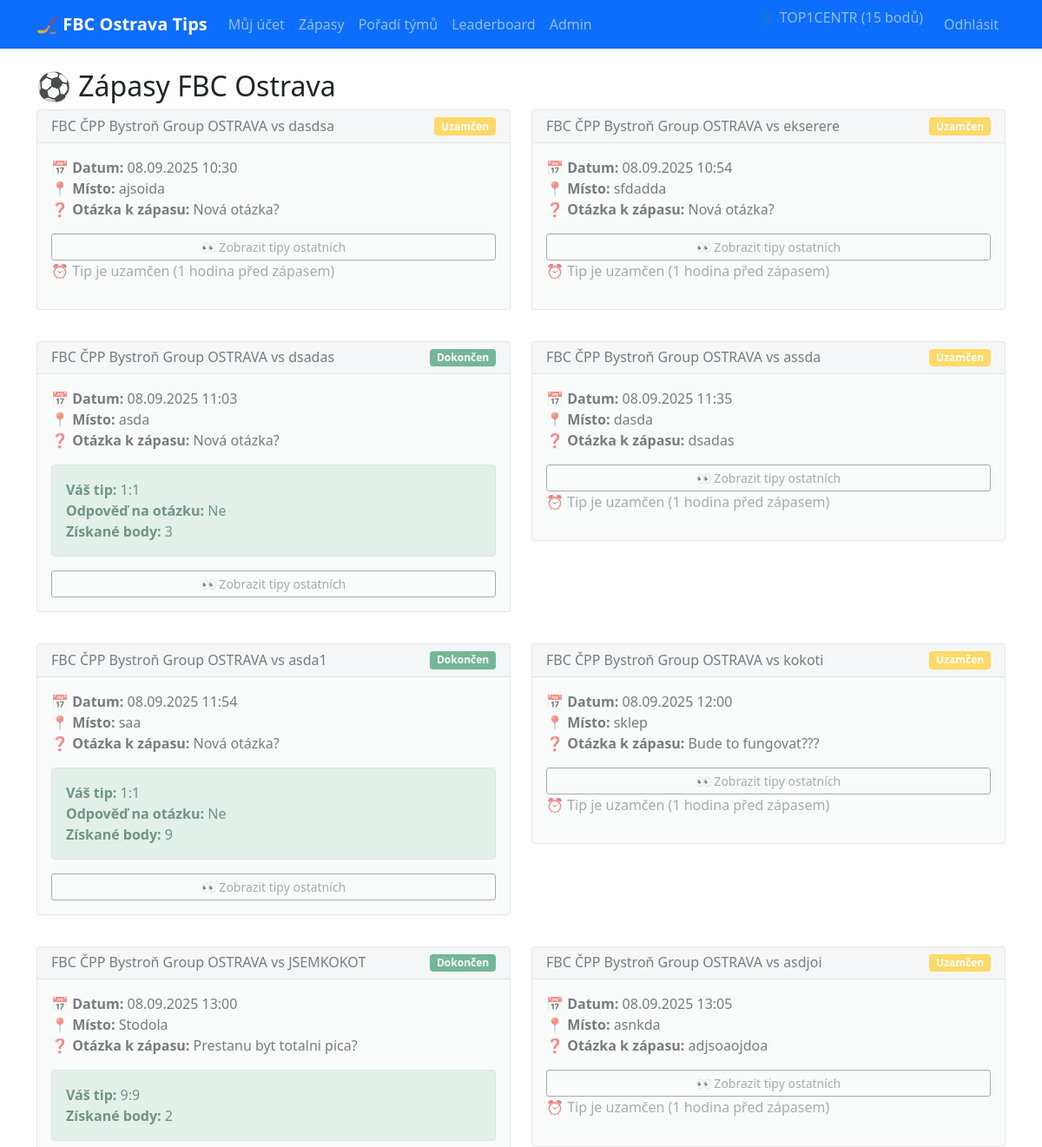
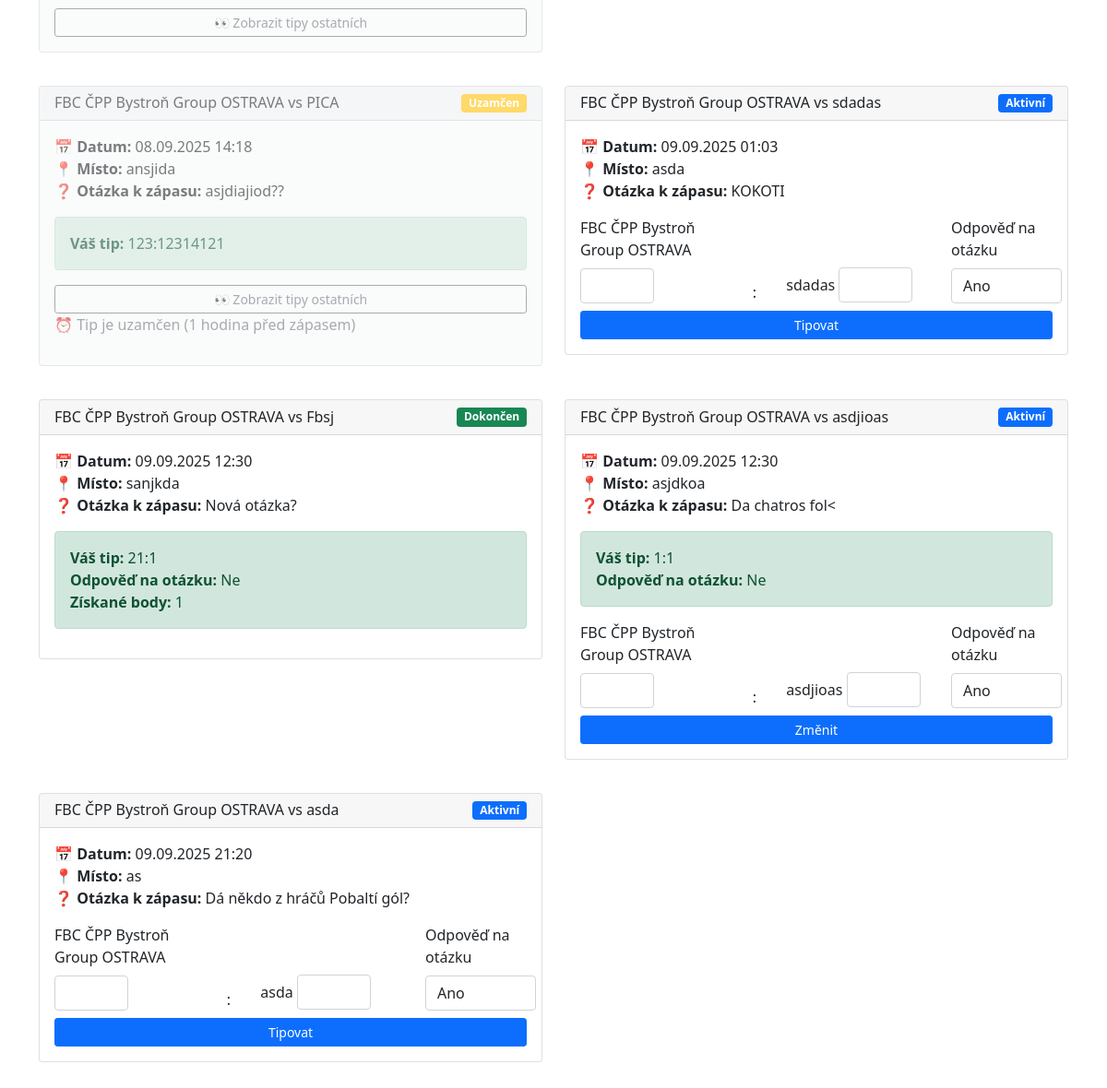
/zapasy/ (signed in), run on the app's committed database (2 pictures, top to bottom).
### tipovani/models.py (models this page shows, shortened)
class UserProfile(models.Model):
    user = models.OneToOneField(User, on_delete=models.CASCADE)
    points = models.IntegerField(default=0)

class Match(models.Model):
    home_team = models.CharField(max_length=100, default="FBC ČPP Bystroň Group OSTRAVA")
    opponent = models.CharField(max_length=100)
    datetime = models.DateTimeField()
    location = models.CharField(max_length=200)
    home_score = models.IntegerField(null=True, blank=True)
    away_score = models.IntegerField(null=True, blank=True)
    is_finished = models.BooleanField(default=False)
    question = models.CharField(max_length=255)
    correct_answer = models.BooleanField(null=True, blank=True)  # bude vyplněno až po zápase
    def is_locked(self):
        return timezone.now() >= (self.datetime - timedelta(hours=1))

class MatchTip(models.Model):
    user = models.ForeignKey(User, on_delete=models.CASCADE)
    match = models.ForeignKey(Match, on_delete=models.CASCADE)
    home_score_tip = models.IntegerField()
    away_score_tip = models.IntegerField()
    points_earned = models.IntegerField(default=0)
    created_at = models.DateTimeField(auto_now_add=True)
    question_point = models.IntegerField(default=0)
    question_answer = models.BooleanField(null=True)  # co tipnul hráč
    class Meta:
        unique_together = ['user', 'match']

### tipovani/views.py (the view, shortened to what this page needs)
# urls.py: path('zapasy/', views.zapasy, name='zapasy'),
@login_required
def zapasy(request):
    matches = Match.objects.all().order_by('datetime')
    user_tips_list = MatchTip.objects.filter(user=request.user)
    user_tips_dict = {tip.match_id: tip for tip in user_tips_list}
    for match in matches:
        match.user_tip = user_tips_dict.get(match.id)
    context = {
        'matches': matches,
        'tip_form': MatchTipForm(),
        'now': timezone.now(),
    }
    return render(request, 'tipovani/zapasy.html', context)

### tipovani/forms.py
class MatchTipForm(forms.ModelForm):
    class Meta:
        model = MatchTip
        fields = ['home_score_tip', 'away_score_tip', 'question_answer']
        widgets = {
            'home_score_tip': forms.NumberInput(attrs={'class': 'form-control', 'style': 'width: 80px; display: inline-block;'}),
            'away_score_tip': forms.NumberInput(attrs={'class': 'form-control', 'style': 'width: 80px; display: inline-block;'}),
            'question_answer': forms.Select(choices=[(True, 'Ano'), (False, 'Ne')], attrs={'class': 'form-control', 'style': 'width: 120px; display: inline-block;'})
        }

### tipovani/templates/tipovani/zapasy.html (shortened to what this page needs)
{% extends 'tipovani/base.html' %}
{% block content %}
<h2>⚽ Zápasy FBC Ostrava</h2>
<div class="row">
    {% for match in matches %}
    <div class="col-md-6 mb-3">
        <div class="card {% if match.is_locked %}locked{% endif %}">
            <div class="card-header d-flex justify-content-between align-items-center">
                <h6 class="mb-0">{{ match.home_team }} vs {{ match.opponent }}</h6>
                {% if match.is_finished %}
                <span class="badge bg-success">Dokončen</span>
                {% elif match.is_locked %}
                <span class="badge bg-warning">Uzamčen</span>
                {% else %}
                <span class="badge bg-primary">Aktivní</span>
                {% endif %}
            </div>
            <div class="card-body">
                <p class="card-text">
                    <strong>📅 Datum:</strong> {{ match.datetime|date:"d.m.Y H:i" }}<br>
                    <strong>📍 Místo:</strong> {{ match.location }}<br>
                    <strong>❓ Otázka k zápasu: </strong> {{ match.question }}
                </p>
                {% if match.user_tip %}
                <div class="alert alert-success">
                    <strong>Váš tip:</strong> {{ match.user_tip.home_score_tip }}:{{ match.user_tip.away_score_tip }}
                    {% if match.user_tip.question_answer is not None %}
                        <br><strong>Odpověď na otázku:</strong> {{ match.user_tip.question_answer|yesno:"Ano,Ne" }}
                    {% endif %}
                    {% if match.is_finished %}
                        <br><strong>Získané body:</strong> {{ match.user_tip.points_earned }}
                    {% endif %}
                </div>
                {% endif %}
                {% if match.is_locked %}
                <div class="mt-2">
                    <a href="{% url 'tipovani_k_zapasu' match.id %}" class="btn btn-outline-secondary btn-sm w-100">
                     👀 Zobrazit tipy ostatních
                    </a>
                </div>
                {% endif %}
                {% if not match.is_locked and not match.is_finished %}
                <form method="post" class="mt-3">
                    <div class="row align-items-end">
                        <div class="col-4">
                            <label class="form-label">{{ match.home_team }}</label>
                            {{ tip_form.home_score_tip }}
                        </div>
                        <div class="col-1 text-center">
                            <span>:</span>
                        </div>
                        <div class="col-4">
                            <label class="form-label">{{ match.opponent }}</label>
                            {{ tip_form.away_score_tip }}
                        </div>
                        <div class="col-3">
                            <label class="form-label">Odpověď na otázku</label>
                            {{ tip_form.question_answer }}
                        </div>
                        <div class="col-12 mt-2">
                            <button type="submit" class="btn btn-primary btn-sm w-100">
                                {% if match.user_tip %}Změnit{% else %}Tipovat{% endif %}
                            </button>
                        </div>
                    </div>
                </form>
                {% elif match.is_locked and not match.is_finished %}
                <p class="text-muted">⏰ Tip je uzamčen (1 hodina před zápasem)</p>
                {% endif %}
            </div>
        </div>
    </div>
    {% empty %}
    <div class="col-12">
        <div class="alert alert-info">
            Zatím nejsou naplánované žádné zápasy.
        </div>
    </div>
    {% endfor %}
</div>
{% endblock %}

### tipovani/templates/tipovani/base.html (shortened to what this page needs)
<!DOCTYPE html>
<html lang="cs">
<head>
    <link href="https://cdn.jsdelivr.net/npm/bootstrap@5.1.3/dist/css/bootstrap.min.css" rel="stylesheet">
</head>
<body>
    <nav class="navbar navbar-expand-lg navbar-dark bg-primary">
        <div class="container">
            <a class="navbar-brand" href="{% url 'dashboard' %}">🏒 FBC Ostrava Tips</a>
            {% if user.is_authenticated %}
            <div class="collapse navbar-collapse" id="navbarNav">
                <ul class="navbar-nav me-auto">
                    <li class="nav-item">
                        <a class="nav-link" href="{% url 'dashboard' %}">Můj účet</a>
                    </li>
                    <li class="nav-item">
                        <a class="nav-link" href="{% url 'zapasy' %}">Zápasy</a>
                    </li>
                    <li class="nav-item">
                        <a class="nav-link" href="{% url 'poradi_tymu' %}">Pořadí týmů</a>
                    </li>
                    <li class="nav-item">
                        <a class="nav-link" href="{% url 'leaderboard' %}">Leaderboard</a>
                    </li>
                    {% if user.is_staff %}
                    <li class="nav-item">
                        <a class="nav-link" href="{% url 'admin_dashboard' %}">Admin</a>
                    </li>
                    {% endif %}
                </ul>
                <ul class="navbar-nav">
                    <li class="nav-item">
                        <span class="navbar-text me-3">
                            👤 {{ user.username }} ({{ user.userprofile.points|default:0 }} bodů)
                        </span>
                    </li>
                    <li class="nav-item">
                        <a class="nav-link" href="{% url 'logout' %}">Odhlásit</a>
                    </li>
                </ul>
            </div>
            {% endif %}
        </div>
    </nav>
    <div class="container mt-4">
        {% block content %}
        {% endblock %}
    </div>
</body>
</html>

### tipovani/templates/tipovani/base.html (style rules this page uses)
.navbar-brand { font-weight: bold; }
.card { margin-bottom: 20px; }
.locked { opacity: 0.6; background-color: #f8f9fa; }

### data on the page
Match: home_team "FBC ČPP Bystroň Group OSTRAVA", opponent "dasdsa", is_finished "Uzamčen", datetime "08.09.2025 10:30", location "ajsoida", question "Nová otázka?", shows "👀 Zobrazit tipy ostatních"
Match: home_team "FBC ČPP Bystroň Group OSTRAVA", opponent "ekserere", is_finished "Uzamčen", datetime "08.09.2025 10:54", location "sfdadda", question "Nová otázka?", shows "👀 Zobrazit tipy ostatních"
Match: home_team "FBC ČPP Bystroň Group OSTRAVA", opponent "dsadas", is_finished "Dokončen", datetime "08.09.2025 11:03", location "asda", question "Nová otázka?", user_tip.home_score_tip "1", user_tip.away_score_tip "1", user_tip.question_answer "Ne", user_tip.points_earned "3", shows "👀 Zobrazit tipy ostatních"
Match: home_team "FBC ČPP Bystroň Group OSTRAVA", opponent "assda", is_finished "Uzamčen", datetime "08.09.2025 11:35", location "dasda", question "dsadas", shows "👀 Zobrazit tipy ostatních"
Match: home_team "FBC ČPP Bystroň Group OSTRAVA", opponent "asda1", is_finished "Dokončen", datetime "08.09.2025 11:54", location "saa", question "Nová otázka?", user_tip.home_score_tip "1", user_tip.away_score_tip "1", user_tip.question_answer "Ne", user_tip.points_earned "9", shows "👀 Zobrazit tipy ostatních"
Match: home_team "FBC ČPP Bystroň Group OSTRAVA", opponent "kokoti", is_finished "Uzamčen", datetime "08.09.2025 12:00", location "sklep", question "Bude to fungovat???", shows "👀 Zobrazit tipy ostatních"
Match: home_team "FBC ČPP Bystroň Group OSTRAVA", opponent "JSEMKOKOT", is_finished "Dokončen", datetime "08.09.2025 13:00", location "Stodola", question "Prestanu byt totalni pica?", user_tip.home_score_tip "9", user_tip.away_score_tip "9", user_tip.points_earned "2", shows "👀 Zobrazit tipy ostatních"
Match: home_team "FBC ČPP Bystroň Group OSTRAVA", opponent "asdjoi", is_finished "Uzamčen", datetime "08.09.2025 13:05", location "asnkda", question "adjsoaojdoa", shows "👀 Zobrazit tipy ostatních"
Match: home_team "FBC ČPP Bystroň Group OSTRAVA", opponent "PICA", is_finished "Uzamčen", datetime "08.09.2025 14:18", location "ansjida", question "asjdiajiod??", user_tip.home_score_tip "123", user_tip.away_score_tip "12314121", shows "👀 Zobrazit tipy ostatních"
Match: home_team "FBC ČPP Bystroň Group OSTRAVA", opponent "sdadas", is_finished "Aktivní", datetime "09.09.2025 01:03", location "asda", question "KOKOTI", shows "Tipovat"
Match: home_team "FBC ČPP Bystroň Group OSTRAVA", opponent "Fbsj", is_finished "Dokončen", datetime "09.09.2025 12:30", location "sanjkda", question "Nová otázka?", user_tip.home_score_tip "21", user_tip.away_score_tip "1", user_tip.question_answer "Ne", user_tip.points_earned "1"
Match: home_team "FBC ČPP Bystroň Group OSTRAVA", opponent "asdjioas", is_finished "Aktivní", datetime "09.09.2025 12:30", location "asjdkoa", question "Da chatros fol<", user_tip.home_score_tip "1", user_tip.away_score_tip "1", user_tip.question_answer "Ne", shows "Změnit"
Match: home_team "FBC ČPP Bystroň Group OSTRAVA", opponent "asda", is_finished "Aktivní", datetime "09.09.2025 21:20", location "as", question "Dá někdo z hráčů Pobaltí gól?", shows "Tipovat"

### other printed values
{{ user.username }} "TOP1CENTR"
{{ user.userprofile.points|default:0 }} "15"
